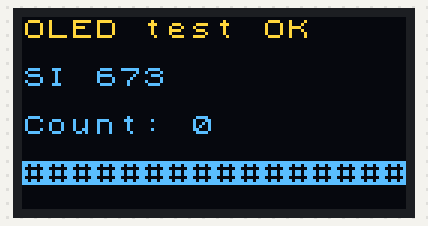
Bench run of a sketch on a simulated ESP32. Parts: 128×64 one-colour display. The OLED is the two-colour kind (top 16 rows yellow); what the sketch prints to the serial monitor is not drawn.

Above: at 1.6 s.
At 5.7 s:
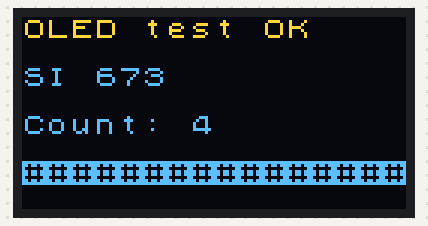
At 10.7 s:
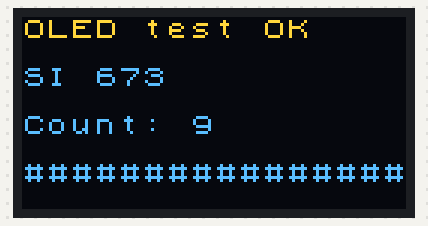
At 19.8 s:
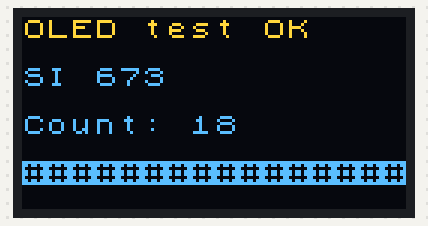
At 29.9 s:
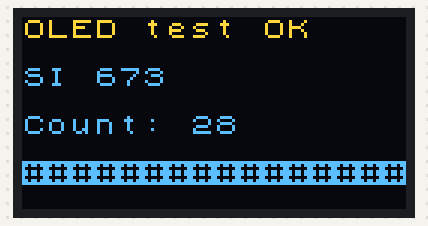
At 39.0 s:
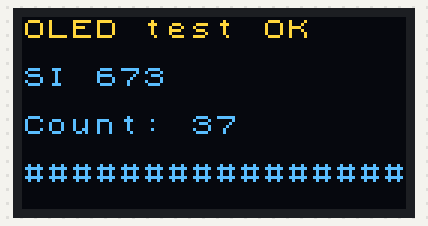

The sketch:

OLED_Test.ino
```cpp
/*
  SI 673 - OLED test for the XIAO Expansion Base.
  No camera, WiFi, or cloud. Open Serial Monitor at 115200 baud.
*/

#include <Arduino.h>
#include <Wire.h>
#include <U8x8lib.h>

U8X8_SSD1306_128X64_NONAME_HW_I2C oled(U8X8_PIN_NONE);

void scanBus() {
  Serial.print("[I2C] Devices found:");
  int count = 0;
  for (uint8_t address = 1; address < 127; address++) {
    Wire.beginTransmission(address);
    if (Wire.endTransmission() == 0) {
      Serial.printf(" 0x%02X", address);
      count++;
    }
  }
  Serial.println(count == 0 ? " NONE" : "");
}

void setup() {
  Serial.begin(115200);
  delay(1500);
  Serial.printf("\n[I2C] SDA=GPIO%d SCL=GPIO%d\n", SDA, SCL);

  Wire.begin(SDA, SCL);
  scanBus();

  oled.begin();
  oled.setPowerSave(0);
  oled.setFont(u8x8_font_chroma48medium8_r);
  oled.clearDisplay();
  oled.drawString(0, 0, "OLED test OK");
  oled.drawString(0, 2, "SI 673");
  Serial.println("[OLED] Text drawn");
}

void loop() {
  static int counter = 0;
  char line[17];
  snprintf(line, sizeof(line), "Count: %-8d", counter++);
  oled.drawString(0, 4, line);

  // Blink the whole screen every 2 s so even a dim panel is noticeable.
  oled.setInverseFont(counter % 2);
  oled.drawString(0, 6, "################");
  oled.setInverseFont(0);

  delay(1000);
}
```

Measured:
- what the display in image 0 shows lasts 1.0 s, from 1.6 s to 2.6 s
